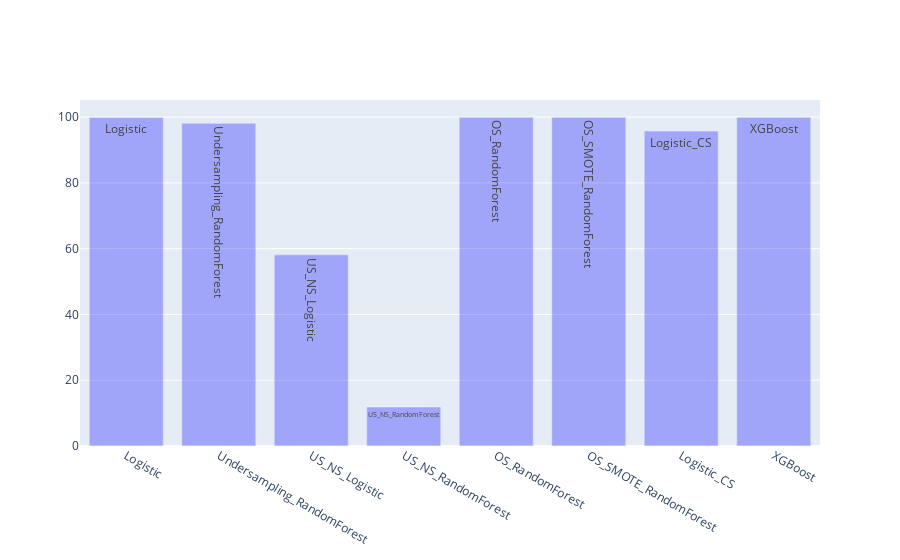

Notebook code for this chart:
### Code cell
#Comparison plots

#Accuracies

import plotly as py
import plotly.graph_objs as go
from plotly.offline import init_notebook_mode, iplot, plot
init_notebook_mode(connected=True)
from plotly import tools,subplots

Bar1 = go.Bar(x = list(accuracies.keys()), 
              y = list(accuracies.values()), 
              name = "Accuracies", 
              marker = dict(color = 'rgba(0, 0, 255, 0.3)'), 
              text = list(f1scores.keys()))

data = Bar1
layout = go.Layout()
fig = go.Figure(data = data, layout = layout)
iplot(fig)

### Figure 1 — Plotly figure (JSON) as saved in the notebook; plotly's stock layout.template omitted (floating-point values rounded to 4 significant figures)
{"data": [{"marker": {"color": "rgba(0, 0, 255, 0.3)"}, "name": "Accuracies", "text": ["Logistic", "Undersampling_RandomForest", "US_NS_Logistic", "US_NS_RandomForest", "OS_RandomForest", "OS_SMOTE_RandomForest", "Logistic_CS", "XGBoost"], "type": "bar", "x": ["Logistic", "Undersampling_RandomForest", "US_NS_Logistic", "US_NS_RandomForest", "OS_RandomForest", "OS_SMOTE_RandomForest", "Logistic_CS", "XGBoost"], "y": [99.9, 98.11, 58.12, 11.85, 99.93, 99.94, 95.75, 99.94]}], "layout": {}}
